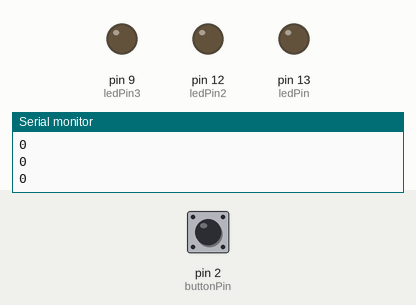
Simulated run of this sketch. Board: Arduino Uno, built with avr-gcc and run on an emulated ATmega328P. On the bench: output pins drawn as LEDs (lit = HIGH), the last lines printed to the serial monitor. Dashed ring = blinking. The test bench sets the inputs (shaded band); at power-on: pin 2 (buttonPin) LOW.

Above: at 1.2 s.
1.3 s: pin 2 (buttonPin) pulled HIGH for 0.15 s
At 1.71 s:
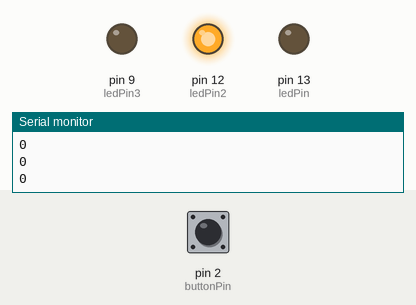
3.3 s: pin 2 (buttonPin) pulled HIGH for 1 s
At 3.42 s:
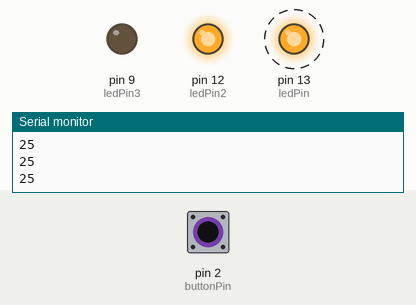
5.8 s: pin 2 (buttonPin) pulled HIGH for 3.2 s
At 6.48 s:
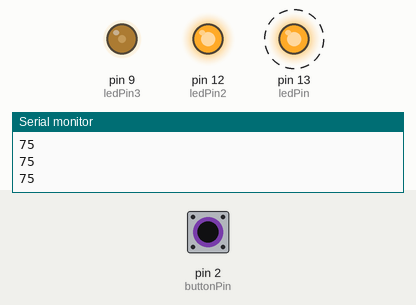
Timing chart, 0 to 10.5 s (numbered marks = the images above; inputs shaded):
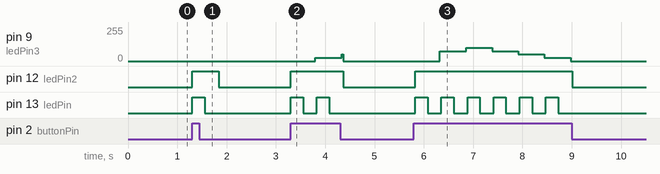

The sketch:

sketch_jun18a_Button_to_led.ino
```cpp
const int buttonPin = 2;
const int ledPin = 13;
const int ledPin2 = 12;
const int ledPin3 = 9;

int brightness = 0;
int fade = 25;
int buttonState = 0;

void setup() {
pinMode(ledPin, OUTPUT);
pinMode(buttonPin, INPUT);
pinMode(ledPin2, OUTPUT);
pinMode(ledPin3, OUTPUT);
Serial.begin(9600);
}

void loop() {
buttonState = digitalRead(buttonPin);

if (buttonState == HIGH)
{

  digitalWrite(ledPin2, HIGH);

  digitalWrite(ledPin, HIGH);
  delay(250);
  digitalWrite(ledPin, LOW);
  delay(250);


  analogWrite(ledPin3, brightness);
  brightness += fade;
  if( brightness <= 0 || brightness >=100 )
    {
       fade = -fade;
    }

}
else
{
  digitalWrite(ledPin3, LOW);
  digitalWrite(ledPin2, LOW);
  digitalWrite(ledPin, LOW);

  Serial.println(brightness);
  delay(1);
}

    delay(30);
}
```

Measured:
- after the input at 1.3 s, pin 12 (ledPin2): LOW → HIGH at once, → LOW 0.53 s later; pin 13 (ledPin): LOW → HIGH at once, → LOW 0.25 s later
- after the input at 3.3 s, pin 9 (ledPin3): 0/255 → 25/255 after 0.50 s, → 0/255 0.53 s later; pin 12 (ledPin2): LOW → HIGH at once, → LOW 1.1 s later; pin 13 (ledPin): alternates HIGH for 0.25 s and LOW for 0.28 s, 4 changes in all, then stays LOW, starting at once
- after the input at 5.8 s, pin 9 (ledPin3): 0/255 → 75/255 after 0.53 s, → 100/255 0.53 s later, → 75/255 0.53 s later, → 50/255 0.53 s later, … (6 changes in this stretch); pin 12 (ledPin2): LOW → HIGH at once, → LOW 3.2 s later; pin 13 (ledPin): alternates HIGH for 0.25 s and LOW for 0.28 s, 12 changes in all, then stays LOW, starting at once
